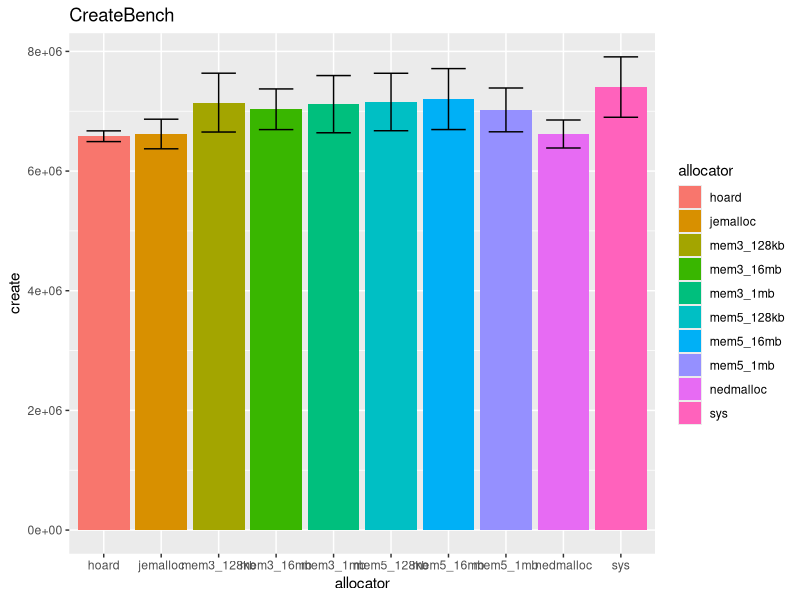
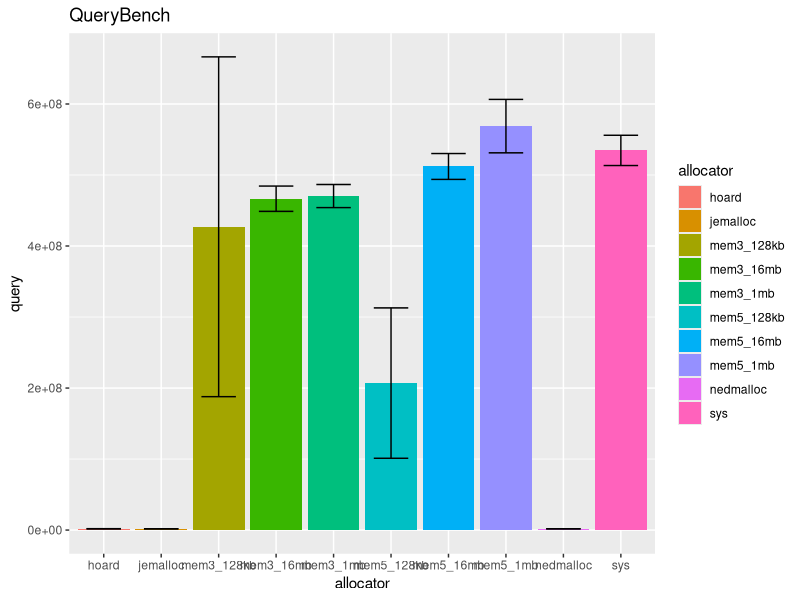
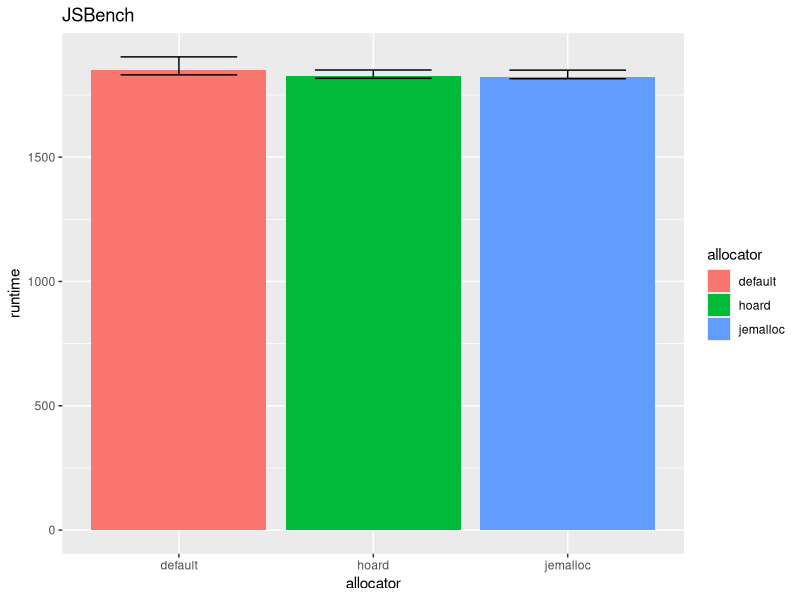
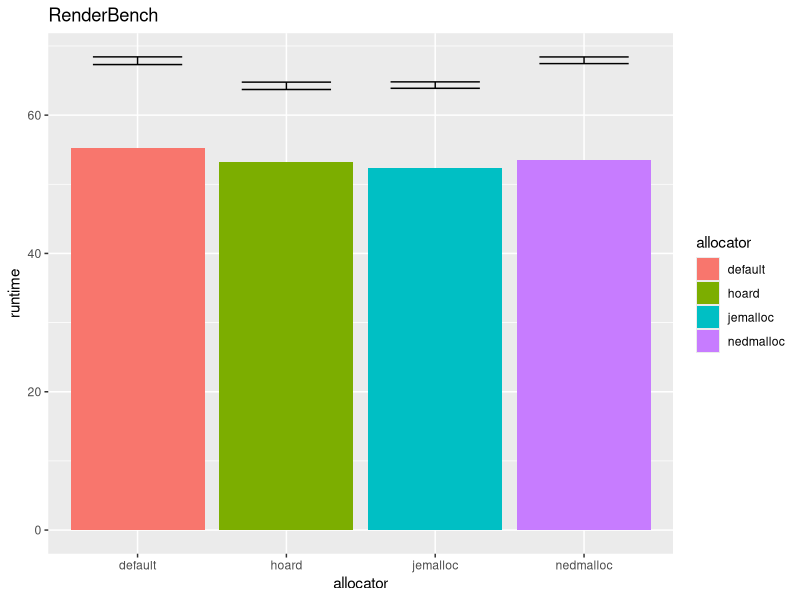

Recreate these plots in R, in order.
library(ggplot2)
library(plyr)

ffjsdata <- read.csv(file = "firefox/js.csv", header = T, sep = ",")
ffjsstats <- read.csv(file = "firefox/js_stats.csv", header = T, sep = ",")
ffrenderdata <- read.csv(file = "firefox/render.csv", header = T, sep = ",")
ffrenderstats <- read.csv(file = "firefox/render_stats.csv", header = T, sep = ",")
sqldata <- read.csv(file = "sqlite/results.csv", header = T, sep = ",")
sqlstats <- read.csv(file = "sqlite/stats.csv", header = T, sep = ",")

stat_mean <- function(map) {
  stat_summary(mapping = map, fun.y=mean, geom="bar")
}

aes_alloc = aes(x=allocator, fill=allocator)

sqlp <- ggplot(sqldata, aes_alloc)
sqlc <- sqlp + ggtitle("CreateBench") + stat_summary(mapping=aes(y=create), fun.y=mean, geom="bar") + geom_errorbar(data=sqlstats, mapping=aes(ymin=create_mean-create_stdev, ymax=create_mean+create_stdev), width=0.6)
ggsave(filename = "sqlc.png", sqlc, height = 4.5)
sqlq <- sqlp + ggtitle("QueryBench") + stat_summary(mapping=aes(y=query), fun.y=mean, geom="bar") + geom_errorbar(data=sqlstats, mapping=aes(ymin=query_mean-query_stdev, ymax=query_mean+query_stdev), width=0.6)
ggsave(filename = "sqlq.png", sqlq, height = 4.5)

ffj <- ggplot(ffjsdata,aes_alloc) + ggtitle("JSBench") + stat_summary(mapping=aes(y=runtime), fun.y=mean, geom="bar") + geom_errorbar(data=ffjsstats, mapping=aes(ymin=mean-standard_dev, ymax=mean+standard_dev), width=0.6)
ggsave(filename = "ffj.png", ffj, height = 4.5)
ffr <- ggplot(ffrenderdata,aes_alloc) + ggtitle("RenderBench") + stat_summary(mapping=aes(y=runtime), fun.y=mean, geom="bar") + geom_errorbar(data=ffrenderstats, mapping=aes(ymin=mean-standard_dev, ymax=mean+standard_dev), width=0.6)
ggsave(filename = "ffr.png", ffr, height = 4.5)